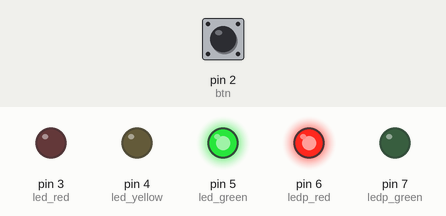
Bench run of a sketch on a simulated Arduino Uno, built with avr-gcc and run on an emulated ATmega328P. Parts: output pins drawn as LEDs (lit = HIGH). The inputs (shaded band) are chosen by the test bench; at power-on: pin 2 (btn) LOW.

Above: at 1.2 s.
1.3 s: pin 2 (btn) pulled HIGH for 0.15 s
At 5.2 s:
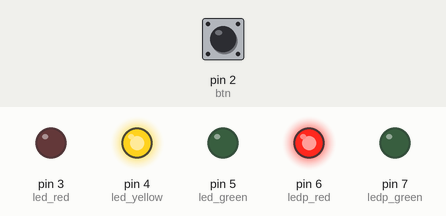
At 8.7 s:
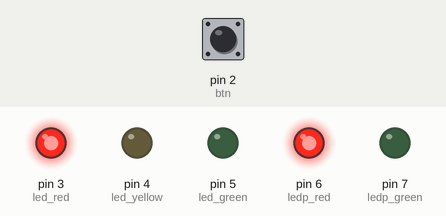
Timing chart, 0 to 26.8 s (numbered marks = the images above; inputs shaded):
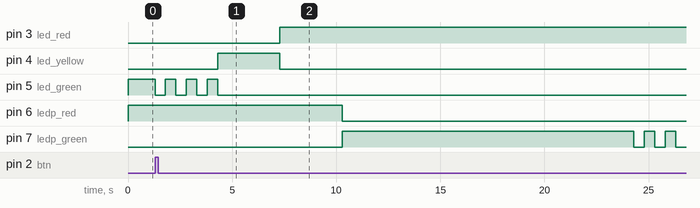

Measured:
- after the input at 1.3 s, pin 3 (led_red): LOW → HIGH after 6.0 s; pin 4 (led_yellow): LOW → HIGH after 3.0 s, → LOW 3.0 s later

The sketch:

sketch_jul14a.ino
```cpp
const int led_red = 3;
const int led_yellow = 4;
const int led_green = 5;
const int btn = 2;

//LED FOR PEOPLE
const int ledp_red = 6;
const int ledp_green = 7;

void setup() {
  pinMode(led_red, OUTPUT);
  pinMode(led_yellow, OUTPUT);
  pinMode(led_green, OUTPUT);
  pinMode(ledp_red, OUTPUT);
  pinMode(ledp_green, OUTPUT);
  pinMode(btn, INPUT);
  Serial.begin(9600);
}

void loop(){
  if(digitalRead(btn) == HIGH){
    digitalWrite(ledp_red, HIGH);
    digitalWrite(led_green, LOW);
    delay(500);
    digitalWrite(led_green, HIGH);
    delay(500);
    digitalWrite(led_green, LOW);
    delay(500);
    digitalWrite(led_green, HIGH);
    delay(500);
    digitalWrite(led_green, LOW);
    delay(500);
    digitalWrite(led_green, HIGH);
    delay(500);
    digitalWrite(led_green, LOW);
    digitalWrite(led_yellow,HIGH);
    delay(3000);
    digitalWrite(led_yellow, LOW);
    digitalWrite(led_red, HIGH);
    delay(3000);
        //FOR PEOPLE
    digitalWrite(ledp_red, LOW);
    digitalWrite(ledp_green, HIGH);
    delay(14000);
    digitalWrite(ledp_green, LOW);
    delay(500);
    digitalWrite(ledp_green, HIGH);
    delay(500);
    digitalWrite(ledp_green, LOW);
    delay(500);
    digitalWrite(ledp_green, HIGH);
    delay(500);
    digitalWrite(ledp_green, LOW);
    delay(500);
    digitalWrite(ledp_green, HIGH);
    delay(500);
    digitalWrite(ledp_green, LOW);
    delay(3000);
    digitalWrite(led_red, LOW);
  }
  else{
     digitalWrite(led_green, HIGH);
     digitalWrite(ledp_red, HIGH);
  }
}
```
